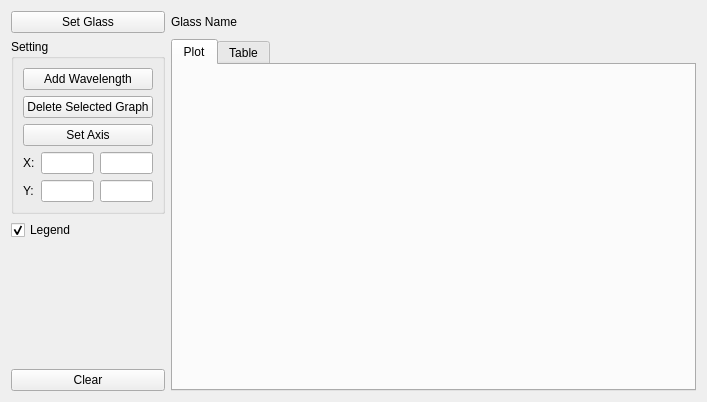
<?xml version="1.0" encoding="UTF-8"?>
<ui version="4.0">
 <class>DnDtPlotForm</class>
 <widget class="QWidget" name="DnDtPlotForm">
  <property name="geometry">
   <rect>
    <x>0</x>
    <y>0</y>
    <width>707</width>
    <height>402</height>
   </rect>
  </property>
  <property name="windowTitle">
   <string>Form</string>
  </property>
  <layout class="QGridLayout" name="gridLayout">
   <item row="1" column="1">
    <widget class="QLabel" name="label_GlassName">
     <property name="text">
      <string>Glass Name</string>
     </property>
    </widget>
   </item>
   <item row="1" column="0">
    <widget class="QPushButton" name="pushButton_SetGlass">
     <property name="sizePolicy">
      <sizepolicy hsizetype="Minimum" vsizetype="Fixed">
       <horstretch>0</horstretch>
       <verstretch>0</verstretch>
      </sizepolicy>
     </property>
     <property name="text">
      <string>Set Glass</string>
     </property>
    </widget>
   </item>
   <item row="2" column="0">
    <widget class="QGroupBox" name="groupBox">
     <property name="sizePolicy">
      <sizepolicy hsizetype="Fixed" vsizetype="Preferred">
       <horstretch>0</horstretch>
       <verstretch>0</verstretch>
      </sizepolicy>
     </property>
     <property name="title">
      <string>Setting</string>
     </property>
     <layout class="QGridLayout" name="gridLayout_2">
      <item row="2" column="0" colspan="3">
       <widget class="QPushButton" name="pushButton_DeleteGraph">
        <property name="sizePolicy">
         <sizepolicy hsizetype="Minimum" vsizetype="Fixed">
          <horstretch>0</horstretch>
          <verstretch>0</verstretch>
         </sizepolicy>
        </property>
        <property name="text">
         <string>Delete Selected Graph</string>
        </property>
       </widget>
      </item>
      <item row="1" column="0" colspan="3">
       <widget class="QPushButton" name="pushButton_AddGraph">
        <property name="sizePolicy">
         <sizepolicy hsizetype="Minimum" vsizetype="Fixed">
          <horstretch>0</horstretch>
          <verstretch>0</verstretch>
         </sizepolicy>
        </property>
        <property name="text">
         <string>Add Wavelength</string>
        </property>
       </widget>
      </item>
      <item row="3" column="0" colspan="3">
       <widget class="QPushButton" name="pushButton_SetAxis">
        <property name="sizePolicy">
         <sizepolicy hsizetype="Minimum" vsizetype="Fixed">
          <horstretch>0</horstretch>
          <verstretch>0</verstretch>
         </sizepolicy>
        </property>
        <property name="text">
         <string>Set Axis</string>
        </property>
       </widget>
      </item>
      <item row="4" column="2">
       <widget class="QLineEdit" name="lineEdit_Xmax">
        <property name="sizePolicy">
         <sizepolicy hsizetype="Ignored" vsizetype="Fixed">
          <horstretch>0</horstretch>
          <verstretch>0</verstretch>
         </sizepolicy>
        </property>
       </widget>
      </item>
      <item row="4" column="1">
       <widget class="QLineEdit" name="lineEdit_Xmin">
        <property name="sizePolicy">
         <sizepolicy hsizetype="Ignored" vsizetype="Fixed">
          <horstretch>0</horstretch>
          <verstretch>0</verstretch>
         </sizepolicy>
        </property>
       </widget>
      </item>
      <item row="4" column="0">
       <widget class="QLabel" name="label_X">
        <property name="sizePolicy">
         <sizepolicy hsizetype="Fixed" vsizetype="Preferred">
          <horstretch>0</horstretch>
          <verstretch>0</verstretch>
         </sizepolicy>
        </property>
        <property name="text">
         <string>X:</string>
        </property>
       </widget>
      </item>
      <item row="5" column="0">
       <widget class="QLabel" name="label_Y">
        <property name="text">
         <string>Y:</string>
        </property>
       </widget>
      </item>
      <item row="5" column="1">
       <widget class="QLineEdit" name="lineEdit_Ymin">
        <property name="sizePolicy">
         <sizepolicy hsizetype="Ignored" vsizetype="Fixed">
          <horstretch>0</horstretch>
          <verstretch>0</verstretch>
         </sizepolicy>
        </property>
       </widget>
      </item>
      <item row="5" column="2">
       <widget class="QLineEdit" name="lineEdit_Ymax">
        <property name="sizePolicy">
         <sizepolicy hsizetype="Ignored" vsizetype="Fixed">
          <horstretch>0</horstretch>
          <verstretch>0</verstretch>
         </sizepolicy>
        </property>
       </widget>
      </item>
     </layout>
    </widget>
   </item>
   <item row="3" column="0">
    <widget class="QCheckBox" name="checkBox_Legend">
     <property name="text">
      <string>Legend</string>
     </property>
     <property name="checked">
      <bool>true</bool>
     </property>
    </widget>
   </item>
   <item row="4" column="0">
    <spacer name="verticalSpacer">
     <property name="orientation">
      <enum>Qt::Vertical</enum>
     </property>
     <property name="sizeHint" stdset="0">
      <size>
       <width>20</width>
       <height>40</height>
      </size>
     </property>
    </spacer>
   </item>
   <item row="5" column="0">
    <widget class="QPushButton" name="pushButton_Clear">
     <property name="text">
      <string>Clear</string>
     </property>
    </widget>
   </item>
   <item row="2" column="1" rowspan="4">
    <widget class="QTabWidget" name="tabWidget">
     <property name="currentIndex">
      <number>0</number>
     </property>
     <widget class="QWidget" name="tab_Plot">
      <attribute name="title">
       <string>Plot</string>
      </attribute>
      <layout class="QGridLayout" name="gridLayout_4">
       <item row="0" column="0">
        <widget class="QCustomPlot" name="widget" native="true"/>
       </item>
      </layout>
     </widget>
     <widget class="QWidget" name="tab_Table">
      <attribute name="title">
       <string>Table</string>
      </attribute>
      <layout class="QGridLayout" name="gridLayout_3">
       <item row="0" column="0">
        <widget class="QTableWidget" name="tableWidget"/>
       </item>
      </layout>
     </widget>
    </widget>
   </item>
  </layout>
 </widget>
 <customwidgets>
  <customwidget>
   <class>QCustomPlot</class>
   <extends>QWidget</extends>
   <header>qcustomplot.h</header>
   <container>1</container>
  </customwidget>
 </customwidgets>
 <resources/>
 <connections/>
</ui>
